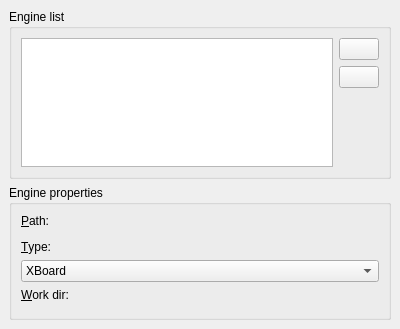
<ui version="4.0" >
 <class>PrefEngines</class>
 <widget class="QWidget" name="PrefEngines" >
  <property name="geometry" >
   <rect>
    <x>0</x>
    <y>0</y>
    <width>400</width>
    <height>329</height>
   </rect>
  </property>
  <property name="windowTitle" >
   <string>Engines</string>
  </property>
  <layout class="QVBoxLayout" >
   <property name="margin" >
    <number>9</number>
   </property>
   <property name="spacing" >
    <number>6</number>
   </property>
   <item>
    <widget class="QGroupBox" name="groupBox_2" >
     <property name="title" >
      <string>Engine list</string>
     </property>
     <layout class="QHBoxLayout" >
      <property name="margin" >
       <number>9</number>
      </property>
      <property name="spacing" >
       <number>6</number>
      </property>
      <item>
       <widget class="QListWidget" name="m_engine_list" />
      </item>
      <item>
       <layout class="QVBoxLayout" >
        <property name="margin" >
         <number>0</number>
        </property>
        <property name="spacing" >
         <number>6</number>
        </property>
        <item>
         <widget class="QPushButton" name="m_add_engine" >
          <property name="text" >
           <string/>
          </property>
         </widget>
        </item>
        <item>
         <widget class="QPushButton" name="m_remove_engine" >
          <property name="text" >
           <string/>
          </property>
         </widget>
        </item>
        <item>
         <spacer>
          <property name="orientation" >
           <enum>Qt::Vertical</enum>
          </property>
          <property name="sizeHint" >
           <size>
            <width>20</width>
            <height>40</height>
           </size>
          </property>
         </spacer>
        </item>
       </layout>
      </item>
     </layout>
    </widget>
   </item>
   <item>
    <spacer>
     <property name="orientation" >
      <enum>Qt::Vertical</enum>
     </property>
     <property name="sizeHint" >
      <size>
       <width>382</width>
       <height>16</height>
      </size>
     </property>
    </spacer>
   </item>
   <item>
    <widget class="QGroupBox" name="groupBox" >
     <property name="title" >
      <string>Engine properties</string>
     </property>
     <layout class="QVBoxLayout" >
      <property name="margin" >
       <number>9</number>
      </property>
      <property name="spacing" >
       <number>6</number>
      </property>
      <item>
       <layout class="QVBoxLayout" >
        <property name="margin" >
         <number>0</number>
        </property>
        <property name="spacing" >
         <number>6</number>
        </property>
        <item>
         <widget class="QLabel" name="label" >
          <property name="text" >
           <string>&amp;Path:</string>
          </property>
          <property name="buddy" >
           <cstring>m_path</cstring>
          </property>
         </widget>
        </item>
        <item>
         <widget class="KUrlRequester" native="1" name="m_path" />
        </item>
       </layout>
      </item>
      <item>
       <layout class="QVBoxLayout" >
        <property name="margin" >
         <number>0</number>
        </property>
        <property name="spacing" >
         <number>6</number>
        </property>
        <item>
         <widget class="QLabel" name="label_2" >
          <property name="text" >
           <string>&amp;Type:</string>
          </property>
          <property name="buddy" >
           <cstring>m_type</cstring>
          </property>
         </widget>
        </item>
        <item>
         <widget class="QComboBox" name="m_type" >
          <item>
           <property name="text" >
            <string>XBoard</string>
           </property>
          </item>
          <item>
           <property name="text" >
            <string>UCI</string>
           </property>
          </item>
          <item>
           <property name="text" >
            <string>KBoard (text)</string>
           </property>
          </item>
          <item>
           <property name="text" >
            <string>KBoard (D-BUS)</string>
           </property>
          </item>
         </widget>
        </item>
       </layout>
      </item>
      <item>
       <layout class="QVBoxLayout" >
        <property name="margin" >
         <number>0</number>
        </property>
        <property name="spacing" >
         <number>6</number>
        </property>
        <item>
         <widget class="QLabel" name="label_3" >
          <property name="text" >
           <string>&amp;Work dir:</string>
          </property>
          <property name="buddy" >
           <cstring>m_workdir</cstring>
          </property>
         </widget>
        </item>
        <item>
         <widget class="KUrlRequester" native="1" name="m_workdir" />
        </item>
       </layout>
      </item>
     </layout>
    </widget>
   </item>
  </layout>
 </widget>
 <customwidgets>
  <customwidget>
   <class>KUrlRequester</class>
   <extends>QWidget</extends>
   <header>kurlrequester.h</header>
  </customwidget>
 </customwidgets>
 <tabstops>
  <tabstop>m_type</tabstop>
  <tabstop>m_add_engine</tabstop>
  <tabstop>m_remove_engine</tabstop>
 </tabstops>
 <resources/>
 <connections/>
</ui>
